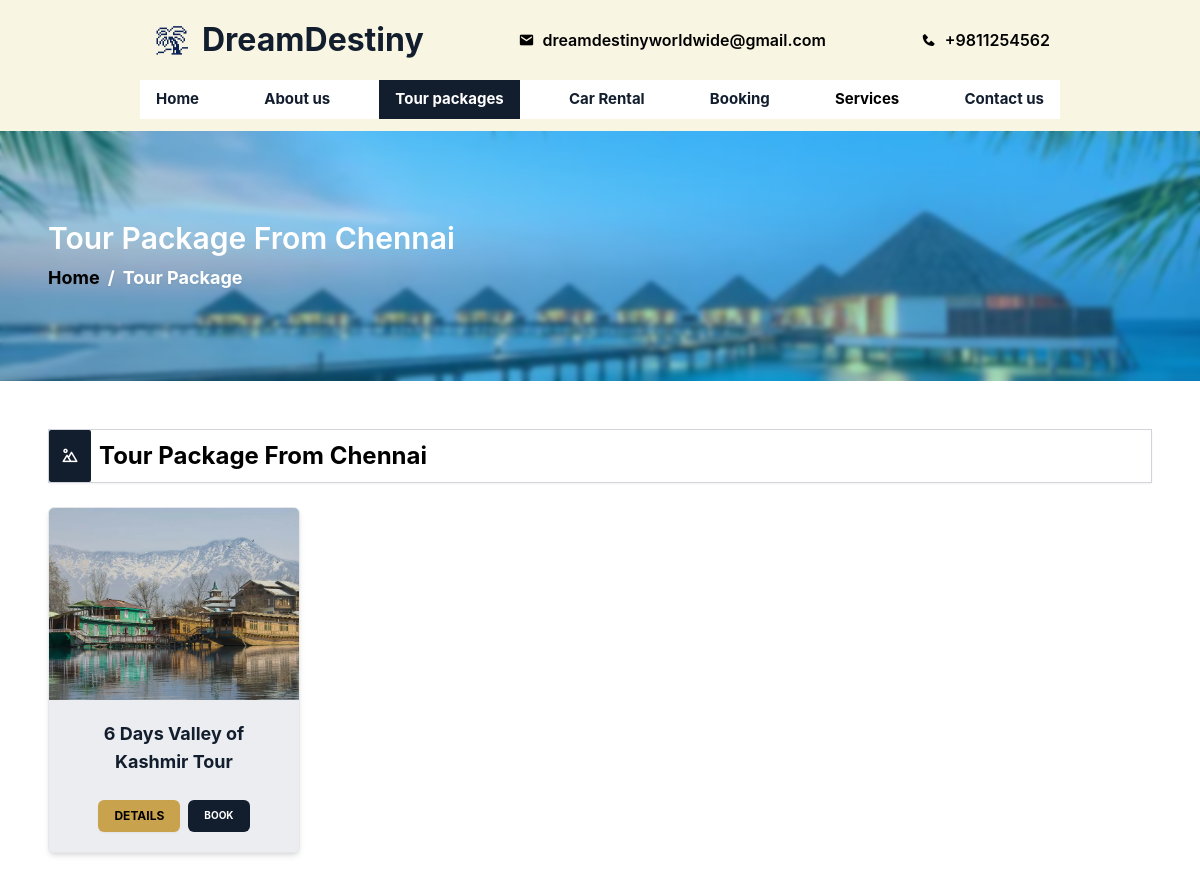
Screenshot of /tour/ with the database file from the repository.
### travel/models.py (models this page shows, shortened)
class TourPackage(models.Model):
    title = models.CharField(max_length=200, help_text="e.g., Kashmir Holiday Tour")
    slug = models.SlugField(unique=True, help_text="URL-friendly name (e.g., kashmir-holiday-tour)")
    image = models.ImageField(upload_to='tours/')
    duration_days = models.IntegerField(help_text="Number of days")
    duration_nights = models.IntegerField(help_text="Number of nights")
    price = models.DecimalField(max_digits=10, decimal_places=2)
    overview = models.TextField()
    itinerary = models.TextField(help_text="Detailed day-by-day plan")
    inclusions = models.TextField(help_text="What is included (one per line)")
    exclusions = models.TextField(help_text="What is NOT included")
    is_active = models.BooleanField(default=True)
    created_at = models.DateTimeField(auto_now_add=True)

### travel/views.py (the view)
# urls.py: path('tour/',tour ,name='tour'),
def tour(request):
    packages = TourPackage.objects.filter(is_active=True)
    return render(request,'tour.html',{'packages': packages})

### travel/templates/tour.html
{% extends 'base.html' %}
{% load static %}
{% block content %}
<section class="relative w-full h-[200px] md:h-[250px] overflow-hidden flex items-center">
    <div class="absolute inset-0 z-0">
        <img src="{% static 'homebanner.webp' %}"
             class="w-full h-full object-cover">
        <div class="absolute inset-0 bg-sky-500/40 backdrop-blur-[2px]"></div>
    </div>
    <div class="relative z-10 w-full px-6 md:px-12 ">
        <h1 class="text-3xl font-semibold text-white mb-2 ">
            Tour Package From Chennai
        </h1>
        <nav class="flex font-bold text-lg drop-shadow-sm">
            <a href="{% url 'home' %}" class="text-black hover:underline">Home</a>
            <span class="mx-2 text-white">/</span>
            <span class="text-white">Tour Package</span>
        </nav>
    </div>
</section>
<div class="bg-white min-h-screen p-6 md:p-12">
    <div class="max-w-7xl mx-auto mb-6">
        <h1 class="border border-gray-300 text-md md:text-2xl font-bold
               flex sm:flex-row items-start sm:items-center gap-2
               shadow-sm bg-white">
            <div class="bg-[#121D2D] rounded-sm text-white p-3 flex items-center justify-center">
                <i class='bx bx-landscape text-sm sm:text-base md:text-lg'></i>
            </div>
            <span class="py-2">Tour Package From Chennai</span>
        </h1>
    </div>
    <div class="max-w-7xl mx-auto grid grid-cols-1 sm:grid-cols-2 lg:grid-cols-4 gap-8">
        {% for package in packages %}
        <div class="bg-gray-100 rounded-md overflow-hidden shadow-md border border-gray-200 transition-transform hover:-translate-y-1">
            <div class="h-48 overflow-hidden">
                <img src="{{ package.image.url }}" class="w-full h-full object-cover" alt="{{ package.title }}">
            </div>
            <div class="p-5 text-center bg-gray-200/50">
                <h3 class="font-bold text-lg mb-6 text-[#121D2D]">{{ package.title }}</h3>
                <div class="flex gap-2 justify-center">
                    <a href="{% url 'tour_detail' package.slug %}"
                       class="bg-[#C9A24D] text-black px-4 py-2 rounded-md font-bold text-xs hover:bg-[#a16207] transition shadow-sm uppercase">
                        Details
                    </a>
                    <a href="{% url 'booking' %}"  class="bg-[#121D2D] text-white px-4 py-2 rounded-md font-bold text-[10px] uppercase hover:bg-black transition-colors">Book</a>
                </div>
            </div>
        </div>
        {% empty %}
        <div class="col-span-full py-20 text-center">
            <p class="text-gray-400 font-bold uppercase tracking-widest">No tour packages available at this time.</p>
        </div>
        {% endfor %}
    </div>
</div>
{% endblock %}

### travel/templates/base.html (style rules this page uses)
* { margin: 0; padding: 0; box-sizing: border-box; font-family: "Inter","Rubik",sans-serif; }

### rows the page displays
TourPackage: image (picture), title "6 Days Valley of Kashmir Tour"
